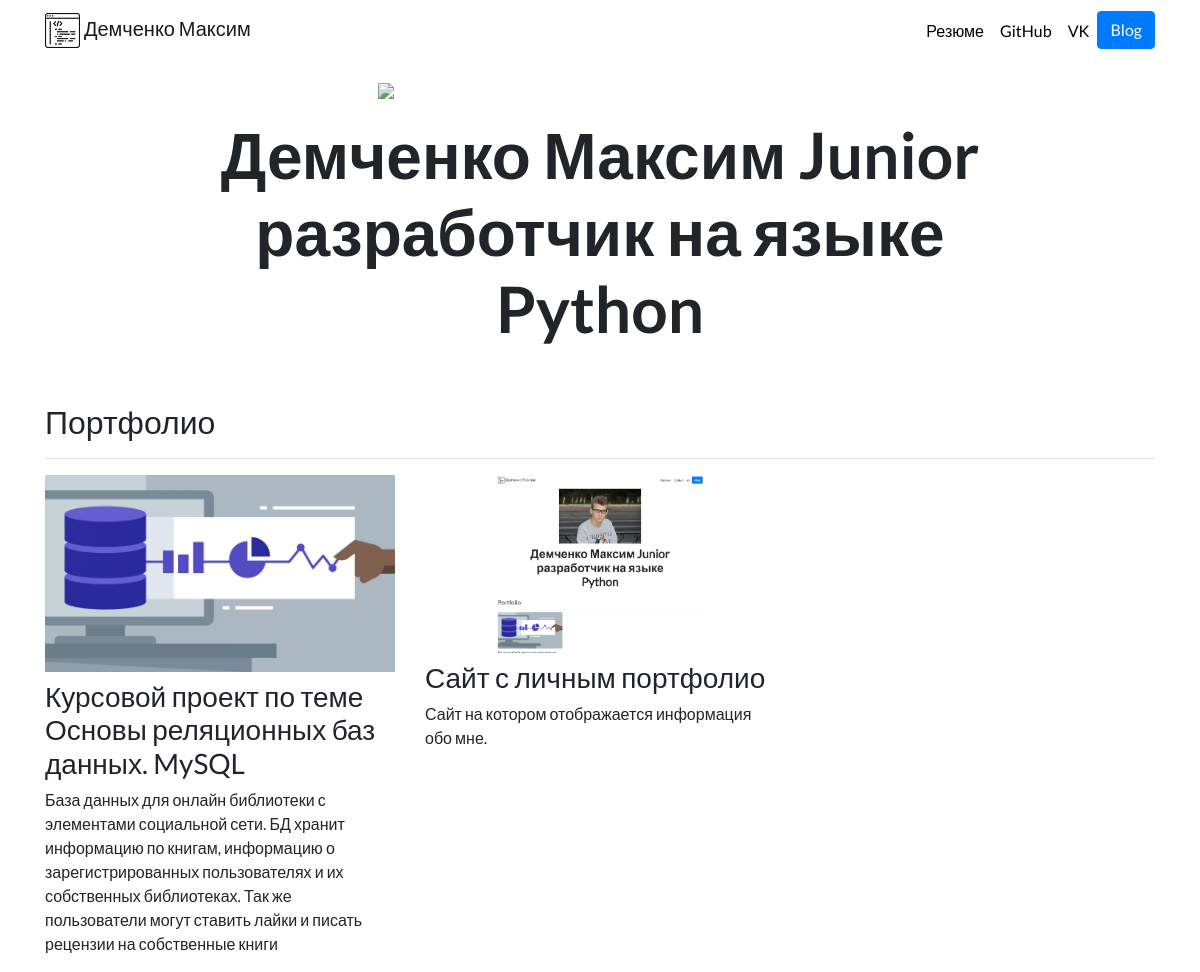
The page / on the database its author committed.
### portfolio/models.py (models this page shows, shortened)
class Project(models.Model):
    title = models.CharField(max_length=100)
    description = models.CharField(max_length=250)
    image = models.ImageField(upload_to='portfolio/images/')
    url = models.URLField(blank=True)

### portfolio/views.py (the view)
# urls.py: 2. Add a URL to urlpatterns:  path('', views.home, name='home')
def home(request):
    projects = Project.objects.all()
    return render(request, 'portfolio/home.html', {'projects': projects})

### portfolio/templates/portfolio/home.html
{% extends "portfolio/base.html" %}
{% load static %}
{% block content %}
<div class="row justify-content-center my-3">
  <div class="col-5">
    <img src="{% static 'portfolio/Maksphoto.jpg' %}" class="img-fluid">
  </div>
</div>
<div class="row justify-content-center mb-3">
  <div class="col-md-9 text-center">
    <h1 id="hometext" class="font-weight-bold">Демченко Максим Junior разработчик на языке Python</h1>
  </div>
</div>
<h2 class="mt-5">Портфолио</h2>
<hr>
<div class="row">
  {% for project in projects %}
  <div class="col-lg-4 col-md-6">
    {% if project.url %}
    <a href="{{ project.url }}">
      <img src="{{ project.image.url }}" class="img-fluid mb-2">
    </a>
    {% else %}
    <img src="{{ project.image.url }}" class="img-fluid mb-2">
    {% endif %}
    <h3>{{ project.title }}</h3>
    <p>{{ project.description }}</p>
  </div>
  {% endfor %}
</div>
{% endblock %}

### portfolio/templates/portfolio/base.html (shortened to what this page needs)
<!doctype html>
<html lang="ru">
{% load static %}
<head>
  <link rel="stylesheet" href="https://stackpath.bootstrapcdn.com/bootstrap/4.4.1/css/bootstrap.min.css">
  <link rel="stylesheet" href="{% static 'portfolio/custom.css' %}">
</head>
<body>
  <nav id="topNav" class="navbar navbar-expand-md navbar-light">
    <div class="container">
      <a class="navbar-brand" href="{% url 'Домой' %}">
        <img src="{% static 'portfolio/Logotype1.png' %}" width="35" height="35" class="d-inline-block align-top" alt="Maks Logo">
        <span>Демченко Максим</span>
      </a>
      <div class="collapse navbar-collapse text-center" id="navbarNav">
        <ul class="navbar-nav ml-auto">
          <li class="nav-item">
            <a class="nav-link" href="{% static 'portfolio/resume1.pdf' %}">Резюме</a>
          </li>
          <li class="nav-item">
            <a class="nav-link" href="https://github.com/Spawn4real" target="_blank">GitHub</a>
          </li>
          <li class="nav-item">
            <a class="nav-link" href="https://vk.com/spawn4real" target="_blank">VK</a>
          </li>
          <li>
            <a role="button" href="{% url 'blog:all_blogs' %}" class="btn btn-primary">Blog</a>
          </li>
        </ul>
      </div>
    </div>
  </nav>
  <div class="container">
    {% block content %}{% endblock %}
  </div>
</body>
</html>

### portfolio/static/portfolio/custom.css (style rules this page uses)
.navbar-nav .nav-link { color: rgba(0,0,0,1) !important; }
body { font-family: 'Lato', sans-serif; }
@media (min-width: 992px) { #hometext { font-size: 4rem; } }

### rows shown on the page
Project: image (picture), title "Курсовой проект по теме Основы реляционных баз данных. MySQL", description "База данных для онлайн библиотеки с элементами социальной сети. БД хранит информацию по книгам, информацию о зарегистрированных пользователях и их собственных библиотеках. Так же пользователи могут ставить лайки и писать рецензии на собственные книги"
Project: image (picture), title "Сайт с личным портфолио", description "Сайт на котором отображается информация обо мне."
